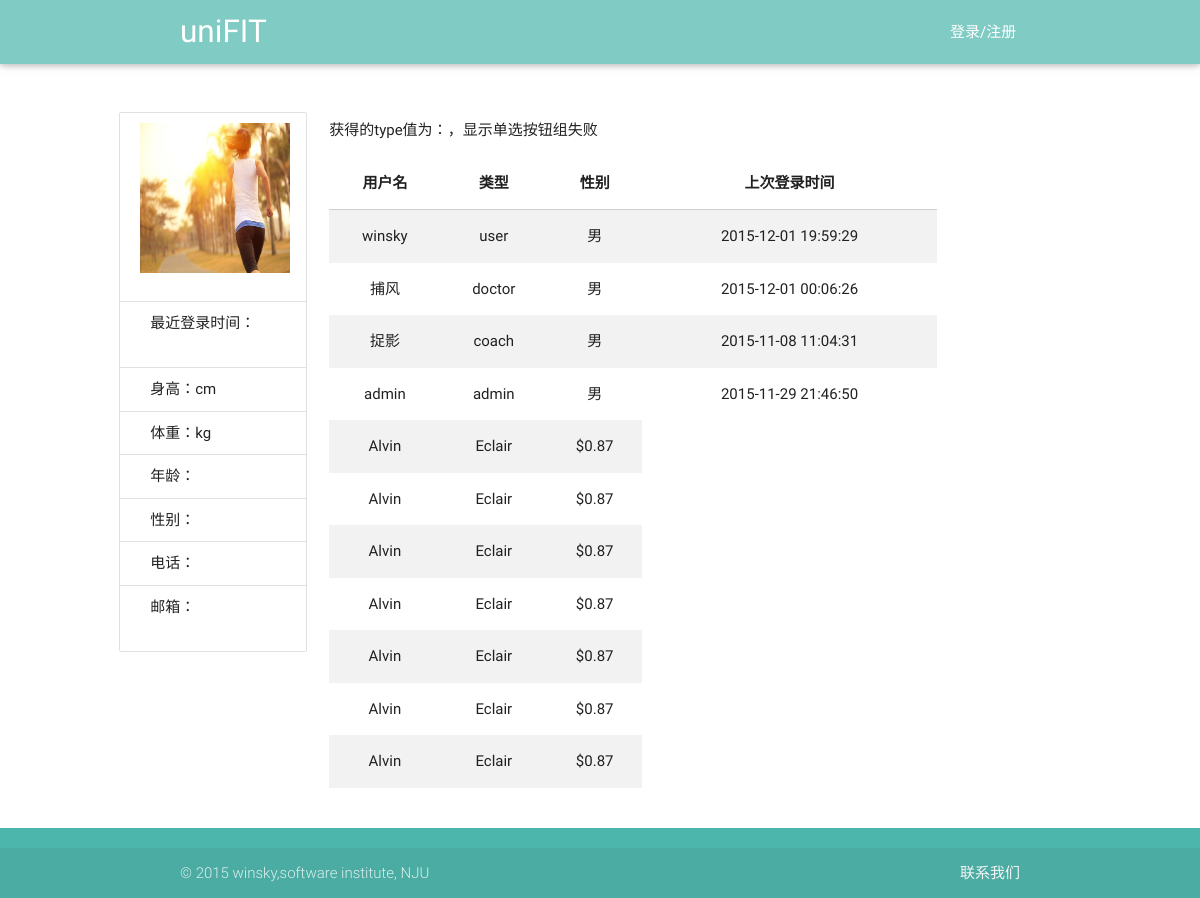
Page /view/showReservation.php on the earlier database version.
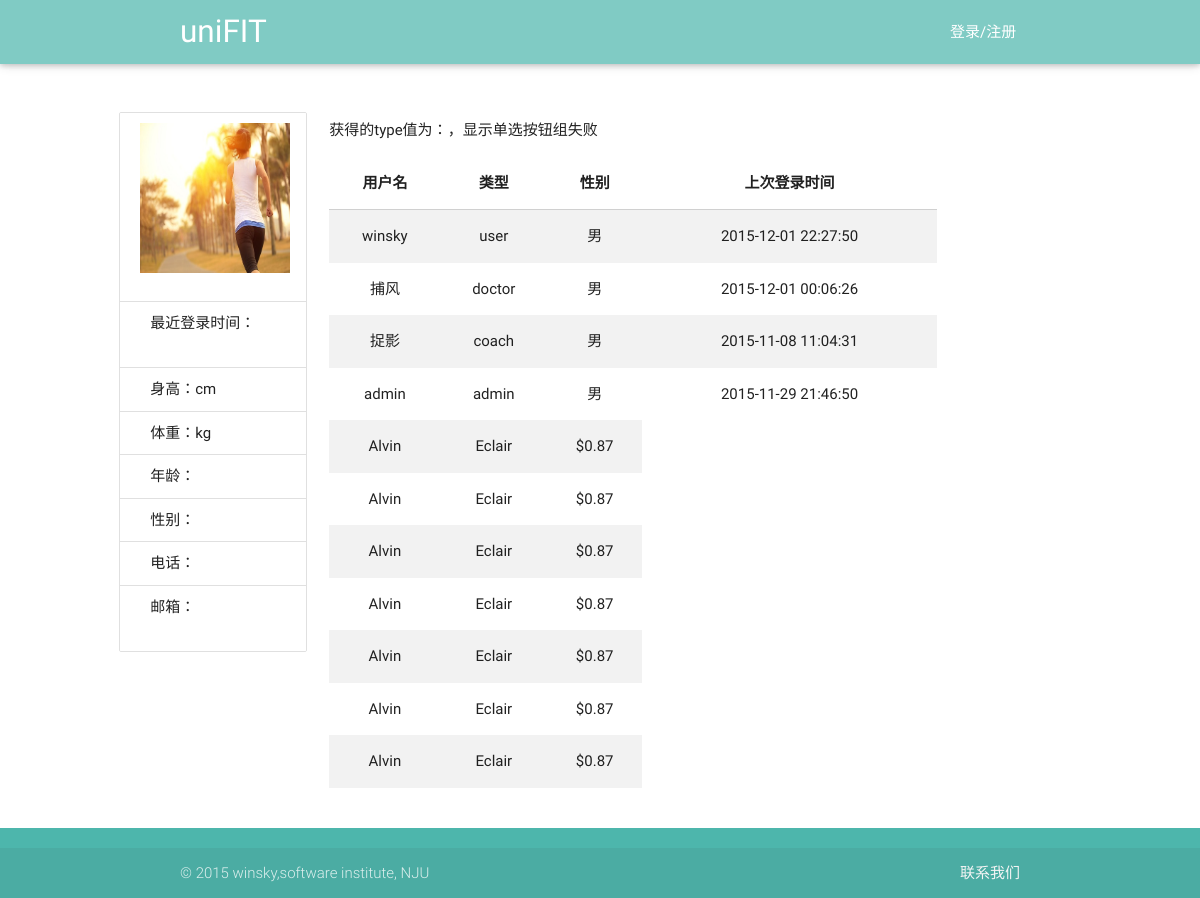
Same page on the later database version.
### tables this page shows
CREATE TABLE user(id integer primary key,userName varchar(40),password int, type varchar(20) ,age int,sex varchar(20),height int,weight int,telephone varchar(40), email varchar(40),lastLoadTime date default '—');

### service/UserService.php (called while the page is built, shortened)
<?php
require_once('../utils/SqliteHelper.php');
class UserService {
    var $db_user_base_info = "user";
    var $DB = null;
    public function __construct() {
        $this->DB = new SqliteHelper('../data.db');
    }
    public function getUserList($type) {
        if ($type === 'doctor-coach') {
            $sql = "select * from " . $this->db_user_base_info . " where type ='doctor' or type='coach'";
        } else if ($type != "user" && $type != "admin" && $type != "doctor" && $type != "coach") {
            $sql = "select * from " . $this->db_user_base_info;
        } else {
            $sql = "select * from " . $this->db_user_base_info . " where type ='" . $type . "'";
        }
        return $this->DB->getList($sql);
    }
}

### utils/SqliteHelper.php (called while the page is built, shortened)
<?php
class SqliteHelper {
    function __construct($file) {
        try {
            $this->conn = new PDO('sqlite:' . $file);
        } catch (PDOException $e) {
            try {
                $this->conn = new PDO('sqlite2:' . $file);
            } catch (PDOException $e) {
                exit('error!');
            }
        }
    }
    function query($sql) {
        return $this->conn->query($sql);
    }
    function getList($sql) {
        $recordList = array();
        foreach ($this->RecordArray($sql) as $rstmp) {
            $recordList[] = $rstmp;
        }
        return $recordList;
    }
    function RecordArray($sql) {
        return $this->query($sql)->fetchAll();
    }
}

### view/showReservation.php (the view, shortened to what the changed rows need)
<!DOCTYPE html>
<html lang="en">
<head>
    <link href="../css/material_icons.css" rel="stylesheet" media="screen,projection">
    <link href="../css/materialize.css" type="text/css" rel="stylesheet" media="screen,projection"/>
    <link href="../css/style.css" type="text/css" rel="stylesheet" media="screen,projection"/>
</head>
<body onload="write_header();write_footer();">
<div class="container main row">
                <?php
                require_once("../service/UserService.php");
                ?>
    <div class="col s12 l9">
        <?php
        $type = $_GET["type"];
        ?>
        <div>
            <table class="striped centered responsive-table">
                <thead>
                <tr>
                    <th data-field="userName">用户名</th>
                    <th data-field="type">类型</th>
                    <th data-field="sex">性别</th>
                    <th data-field="lastLoadTime">上次登录时间</th>
                </tr>
                </thead>
                <tbody>
                <?php
                require_once("../service/UserService.php");
                $user = new UserService();
                $result = $user->getUserList($type);
                foreach ($result as $row) {
                    $userName = $row['userName'];
                    $userType = $row['type'];
                    $sex = $row['sex'];
                    $lastLoadTime = $row['lastLoadTime'];
                    echo "<tr onclick='showDetail(this)'>";
                    echo "<td>$userName</td>";
                    echo "<td>$userType</td>";
                    echo "<td>$sex</td>";
                    echo "<td>$lastLoadTime</td>";
                    echo "</tr>";
                }
                ?>
                </tbody>
            </table>
        </div>
    </div>
</div>
</body>
</html>

Differences in the rows shown:
changed user "winsky": lastLoadTime "2015-12-01 19:59:29" → "2015-12-01 22:27:50"
